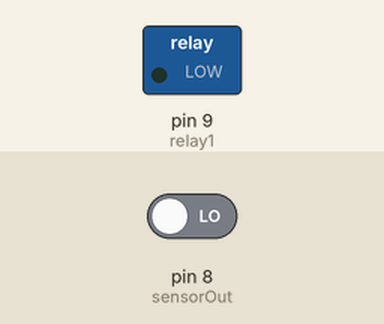
The sketch below on a simulated Arduino Uno, built with avr-gcc and run on an emulated ATmega328P. Shown: switched loads named in the sketch (green lamp = pin HIGH). The test bench sets the inputs (shaded band); at power-on: pin 8 (sensorOut) LOW. Pins used as bus, display or sensor lines are not drawn; what the sketch prints to the serial monitor is not drawn.

Above: at 0.1 s.
At 3.1 s:
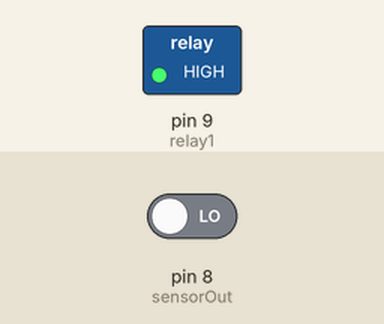
Timing chart, 0 to 4.6 s (numbered marks = the images above):
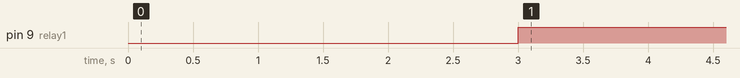

The sketch:

Black_colour_detection.ino
```cpp
#define S0 4
#define S1 5
#define S2 6
#define S3 7
#define sensorOut 8

// Stores frequency read by the photodiodes
int redFrequency = 0;
int greenFrequency = 0;
int blueFrequency = 0;
const int relay1 =9 ;
//const int buttonPin = 12;
int buttonState = 0;
void setup() {
  // Setting the outputs
  pinMode(S0, OUTPUT);
  pinMode(S1, OUTPUT);
  pinMode(S2, OUTPUT);
  pinMode(S3, OUTPUT);
 // pinMode(buttonPin, INPUT);
  // Setting the sensorOut as an input
  pinMode(sensorOut, INPUT);
  pinMode(relay1, OUTPUT);

  // Setting frequency scaling to 20%
  digitalWrite(S0,HIGH);
  digitalWrite(S1,LOW);

  // Begins serial communication
  Serial.begin(9600); //bits per data
}
void loop() {
   //buttonState = digitalRead(buttonPin);
  // Setting RED (R) filtered photodiodes to be read
  digitalWrite(S2,LOW);
  digitalWrite(S3,LOW);//generating pulse

  // Reading the output frequency
  redFrequency = pulseIn(sensorOut, LOW);

   // Printing the RED (R) value
  Serial.print("R = ");
  Serial.print(redFrequency);
  //delay(100);

  // Setting GREEN (G) filtered photodiodes to be read
  digitalWrite(S2,HIGH);
  digitalWrite(S3,HIGH);

  // Reading the output frequency
  greenFrequency = pulseIn(sensorOut, LOW);

  // Printing the GREEN (G) value
  Serial.print(" G = ");
  Serial.print(greenFrequency);
 // delay(100);

  // Setting BLUE (B) filtered photodiodes to be read
  digitalWrite(S2,LOW);
  digitalWrite(S3,HIGH);

  // Reading the output frequency
  blueFrequency = pulseIn(sensorOut, LOW);

  // Printing the BLUE (B) value
  Serial.print(" B = ");
  Serial.println(blueFrequency);
 // delay(100);

  if ( redFrequency > 120 &&  redFrequency < 450  &&  greenFrequency > 130 && greenFrequency < 500   &&  blueFrequency > 100 && blueFrequency < 500)
  {
    //Serial.print("hair detected");
    digitalWrite(relay1,LOW);
    //delay(100);
  }
  else
  {
    digitalWrite(relay1,HIGH);
  }

}
```

Measured:
- by itself, pin 9 (relay1): LOW → HIGH at 3.0 s
